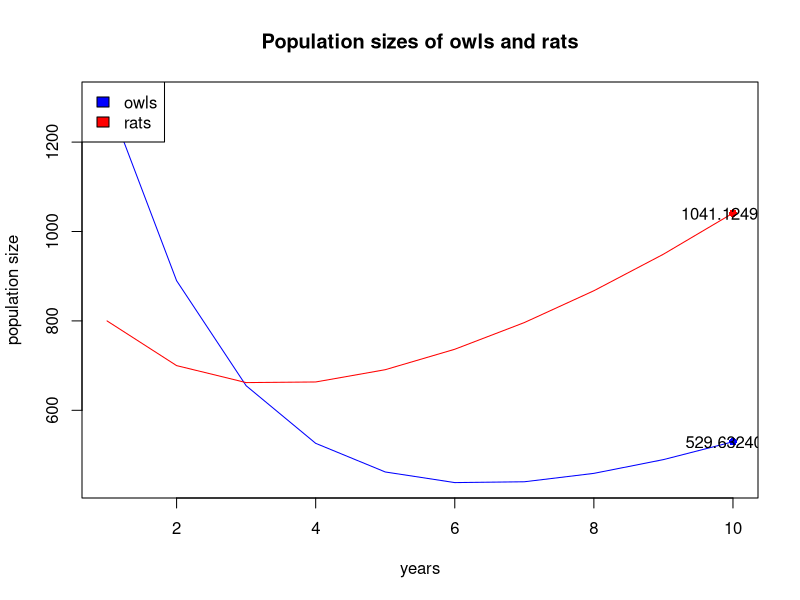

Recreate this plot in R.
#### BIOS13 Linear algebra in R:  owl-rat dynamics

rm(list = ls())
#dynamic matrix:
A=matrix(c(0.5,-0.2,0.3,1.2),nrow = 2,ncol = 2)

#start population is 2000 and 1000:
x0=c(2000,1000)
#according to the dynamical system, x1=A%*%x0:
x1=A%*%x0
x2=A%*%x1
#how about after time t?
#create a time series:
x_old=x1
o_series=x_old[1,]
r_series=x_old[2,]
#run for 10 years:
time=10
#from the second year:
for (i in 2:time){
    x_new=A%*%x_old
    o_series=c(o_series,x_new[1,])
    r_series=c(r_series,x_new[2,])
    x_old=x_new
}


#plot the time series:
plot(1:time,o_series,type = 'l',col='blue',
     main="Population sizes of owls and rats",
     xlab="years",
     ylab="population size")
    
lines(1:time,r_series,col='red')

#point out the population size at the end of the time series: (the population size at the end time)
points(time,o_series[time],pch=16, col='blue')
points(time,r_series[time],pch=16, col='red')
text(x = c(time,time),
     y = c(o_series[time],r_series[time]),
     labels = c(o_series[time], r_series[time]))

legend("topleft",c("owls","rats"),fill=c("blue","red"))


#note:
#%*% Multiplies two matrices, if they are conformable. 
#If one argument is a vector, it will be promoted to either a row or column matrix to make the two arguments conformable. 
#If both are vectors of the same length, it will return the inner product (as a matrix).
